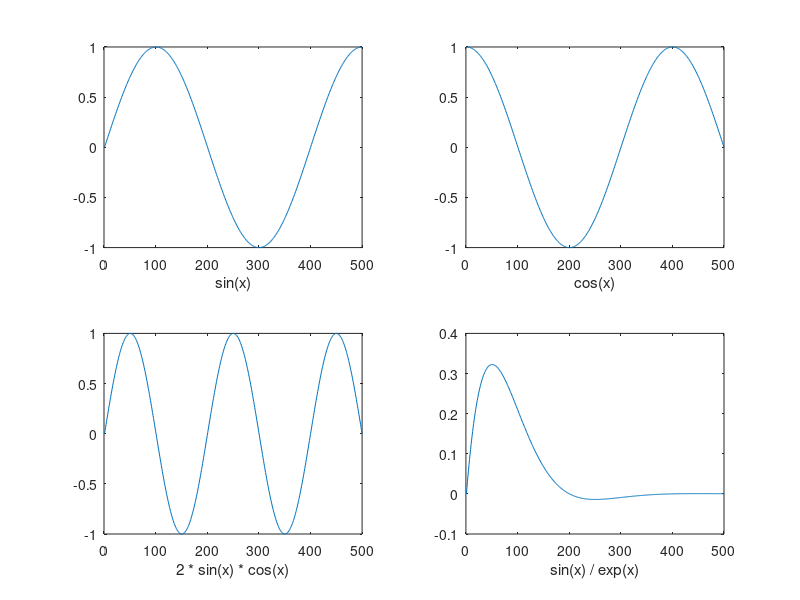

Source code (MATLAB):
clc;
clearvars;

x = linspace(0, (5 .* pi) ./ 2, 500);

subplot(2, 2, 1)
plot(sin(x))
xlabel('sin(x)')

subplot(2, 2, 2)
plot(cos(x))
xlabel('cos(x)')

subplot(2, 2, 3)
plot(2 .* sin(x) .* cos(x))
xlabel('2 * sin(x) * cos(x)')

subplot(2, 2, 4)
plot(sin(x) ./ exp(x))
xlabel('sin(x) / exp(x)')